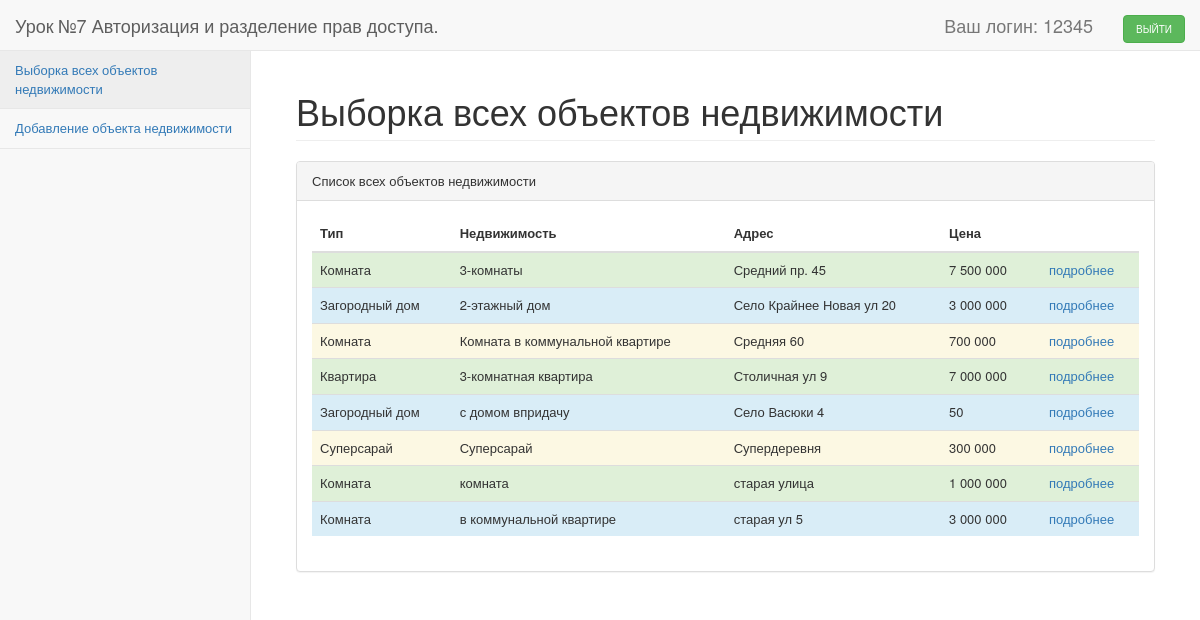
Screenshot of /index.php (signed in) with the database file from the repository.
### tables this page shows
CREATE TABLE IF NOT EXISTS `realty` (
  `id` int(10) unsigned NOT NULL AUTO_INCREMENT,
  `type_id` int(10) unsigned NOT NULL,
  `title` varchar(10000) NOT NULL,
  `address` varchar(1023) NOT NULL,
  `price` int(10) unsigned NOT NULL,
  PRIMARY KEY (`id`),
  UNIQUE KEY `id` (`id`),
  KEY `type_id` (`type_id`)
);

CREATE TABLE IF NOT EXISTS `realty_type` (
  `id` int(10) unsigned NOT NULL AUTO_INCREMENT,
  `title` varchar(255) NOT NULL,
  PRIMARY KEY (`id`),
  UNIQUE KEY `type_id_3` (`id`),
  KEY `type_id` (`id`),
  KEY `type_id_2` (`id`)
);

### functions.php (called while the page is built, shortened)
<?php
function render($view_name, $data = [], $realty_types =[], $with_layout = true)
{
    require_once("teamplates/$view_name.php");
    $content = ob_get_contents();
    if ($with_layout)
    {
        require_once("teamplates/layout/index.php");
        $content = ob_get_contents();
    }
    return $content;
}
function class_autoloader($classname)
{
    if (mb_substr($classname, 0, 10,'utf-8') === 'Controller')
    {
        $class_string = mb_substr($classname, 0, mb_strlen($classname,'utf-8'),'utf-8');
        $name = preg_replace('/([a-z])([A-Z])/', '$1_$2', $class_string);
        $file_name = "controller/".mb_strtolower($name,'utf-8').'.php';
    }
}

### controller/controller_realty.php (called while the page is built, shortened)
<?
class ControllerRealty
{
	function __construct()
    {
        global $system;
        if ($system->user->role != User::ROLE_USER && $system->user->role != User::ROLE_ADMIN)
        {
            header("Location: index.php?controller=controller_auth&redirect=login");
            die();
        }
    }
	public static function all_lines_controller()
	{
		$realty = Realty::all_lines();
		$types = RealtyType::all_lines();
		$types = RealtyType::type_id_array($types);
		return render("index_content",['realty' => $realty,
									   'realty_type' => $types
		]);
	}
}

### model/function_realty.php (called while the page is built, shortened)
<?php
class Realty extends Model
{
	public static function className()
    {
        return 'Realty';
    }
    public static function tableName()
    {
        return 'realty';
    }
	 public static function all_lines()
	{
		$result = parent::all_lines();
		$types = RealtyType::all_lines();
		$types = ArrayHelper::index($types,'id');
		foreach (array_keys($result) as $k)
        {
            $result[$k]->load_relations(
                [
                    'type' => $types[$result[$k]->type_id]
                ]
            );
        }
		return $result;
	}
	public function load($data = array(),$with_relations = false)
		{
			$result = parent::load($data);
			return $result;
		}
}

### system/model.class.php (called while the page is built, shortened)
<?
class Model
{
    protected static $fields = array();
    protected static $db = NULL;
    protected $data = array();
    protected $relations = array();
	public function __construct($id = NULL)
    {
        if (static::$fields === array())
        {
			static::init_fields();
        }
	}
	    public function __get($field)
    {
        if ((!in_array($field, static::$fields))&&(!in_array($field, $this->get_relation_fields())))
        {
            return self::FIELD_NOT_EXIST;
        }
        else
        {
            if (isset($this->data[$field]))
            {
                return $this->data[$field];
            }
            else
            {
                if (isset($this->relations[$field]))
                {
                    return $this->relations[$field];
                }
                else
                {
                    return NULL;
                }
            }
        }
    }
	protected static function get_db()
    {
        if (self::$db === NULL)
        {
            include("model/db.php");
            self::$db = $link;
        }
        return self::$db;
    }
	protected function get_relation_fields()
    {
        return array_keys($this->relations);
    }
	public static function all_lines()
	{
		$sql = "SELECT * FROM `".static::tableName()."` WHERE 1";
		$res = mysqli_query(self::get_db(), $sql) or die(mysqli_error(self::get_db()));
		$all = array();
		while ($row = mysqli_fetch_assoc($res))
		{
            $one = new $class_name();
            if ($one->load($row))
            {
                $all[] = $one;
            }
        }
        return $all;
	}
	public function load_relations($data = array())
    {
        foreach($data as $k => $v)
        {
            $this->relations[$k] = $v;
        }
        return true;
    }
	public function load($data = array())
    {
        foreach($data as $k => $v)
        {
            if (!in_array($k, static::$fields))
            {
                return self::FIELD_NOT_EXIST;
            }
            else
            {
                $this->data[$k] = $v;
            }
        }
        return true;
    }
	protected static function init_fields()
    {
        $query = "DESCRIBE `".static::tableName()."`";
        $result = mysqli_query(self::get_db(),$query);
        while($row = mysqli_fetch_assoc($result))
        {
            static::$fields[] = $row['Field'];
            if (strpos($row['Type'],'('))
            {
                $pie = explode('(',$row['Type'],2);
                $row['Type'] = $pie[0];
            }
        }
    }
}

### model/user_model.php (called while the page is built, shortened)
<?php
class User extends Model
{
    public static function tableName()
    {
        return 'users';
    }
    public function auth_flow()
    {
        if ((isset($_SESSION['username']))&&(isset($_SESSION['password'])))
        {
            $username = $_SESSION['username'];
            $password = $_SESSION['password'];
            $this->get_username($username);
            if ($this->password === $password)
            {
                return true;
            }
            else
            {
                $this->id = NULL;
                $this->username = NULL;
                $this->password = NULL;
                $this->salt = NULL;
                return false;
            }
        }
    }
    public function get_username($username)
    {
        $query = "SELECT * FROM `".static::tableName()."` WHERE `username` = '{$username}' LIMIT 1";
        $result = mysqli_query(self::get_db(),$query);
        if ($row = mysqli_fetch_assoc($result))
        {
            $this->load($row);
        }
    }
}

### system/system.class.php (called while the page is built)
<?php
Class System
{
    protected static $user;
    public function __get($field)
    {
        if ($field === 'user')
        {
            if (self::$user === NULL)
            {
                self::$user = new User();
                self::$user->auth_flow();
            }
            return self::$user;
        }
    }
}

### model/function_realty_type.php (called while the page is built, shortened)
<?
class RealtyType  extends Model
{
	 public static function className()
    {
        return 'RealtyType';
    }
    public static function tableName()
    {
        return 'realty_type';
	}
	 public static function type_id_array($all)
    {
        $result = array();
        foreach($all as $row)
        {
            $result[$row->id] = $row;
        }
        return $result;
    }
}

### system/helper/array.helper.php (called while the page is built, shortened)
<?php
Class ArrayHelper
{
    public static function index($array, $index)
    {
        $result = array();
        foreach($array as $a)
        {
            if (is_array($a))
            {
                if (!isset($a[$index])) continue;
                $result[$a[$index]] = $a;
            }
            else
            {
                if (is_object($a))
                {
                    $result[$a->$index] = $a;
                }
            }
        }
        return $result;
    }
}

### teamplates/index_content.php (the view, shortened to what this page needs)
<?
$line_color[] = 'success';
$line_color[] = 'info';
$line_color[] = 'warning';
$line_color[] = 'danger';
?>
        <div id="page-wrapper">
            <div class="container-fluid">
                <div class="row">
                    <div class="col-lg-12">
                        <h1 class="page-header">Выборка всех объектов недвижимости</h1>
                        <div class="panel panel-default">
                            <div class="panel-heading">
                                Список всех объектов недвижимости
                            </div>
                            <div class="panel-body">
                                <div class="table-responsive">
                                    <table class="table">
                                        <thead>
                                            <tr>
                                                <th>Тип</th>
                                                <th>Недвижимость</th>
                                                <th>Адрес</th>
                                                <th class = "price">Цена</th>
                                                <th></th>
                                            </tr>
                                        </thead>
                                        <tbody>
                                            <?php
										$i = 0;
										foreach($realty as $a)
										{
									?>
                                                <tr class="<?=$line_color[$i]?>">
                                                    <td>
                                                        <?= $a->type->title?>
                                                    </td>
                                                    <td>
                                                        <?= mb_substr($a->title, 0, 70, 'UTF-8')?>
                                                    </td>
                                                    <td>
                                                        <?= $a->address?>
                                                    </td>
                                                    <td>
                                                        <?= number_format($a->price, 0, ' ', ' ')?>
                                                    </td>
                                                    <td>
														<a href="index.php?redirect=one_line&id=<?= $a->id?>">подробнее</a>
													</td>
                                                </tr>
                                                <?php
										$i++;
										if($i == 3) $i = 0;
										}
									?>
                                        </tbody>
                                    </table>
                                </div>
                            </div>
                        </div>
                    </div>
                </div>
            </div>
        </div>

### teamplates/layout/index.php (shortened to what this page needs)
<!DOCTYPE html>
<html lang="en">
<head>
    <link href="bower_components/bootstrap/dist/css/bootstrap.min.css" rel="stylesheet">
    <link href="bower_components/metisMenu/dist/metisMenu.min.css" rel="stylesheet">
    <link href="dist/css/sb-admin-2.css" rel="stylesheet">
	<link href="dist/css/css_my.css" rel="stylesheet">
    <link href="bower_components/font-awesome/css/font-awesome.min.css" rel="stylesheet" type="text/css">
</head>
<body>
    <div id="wrapper">
        <nav class="navbar navbar-default navbar-static-top" role="navigation" style="margin-bottom: 0">
            <div class="navbar-header navbar-header-my">
                <a class="navbar-brand" href="index.php">Урок №7 Авторизация и разделение прав
доступа.</a>
				<ul class = "block-right-my">
					<li class = "navbar-brand navbar-brand-my">
						<span>
							<?if(isset($_SESSION['username']))
							{
								echo 'Ваш логин: '.$_SESSION['username'];?>
						</span>
					</li>
					<li class = "navbar-brand navbar-brand-my">
						<form method = "post">
							<?echo '<input class="btn btn-success btn-my" type = "submit" name = "exit_session" value = "ВЫЙТИ">';?>
						</form>
						<?}?>
					</li>
				</ul>
            </div>
            <div class="navbar-default sidebar" role="navigation">
                <div class="sidebar-nav navbar-collapse">
                    <ul class="nav" id="side-menu">
                        <li>
                            <a href="index.php"> Выборка всех объектов недвижимости</a>
                        </li>
                        <li>
                            <a href="index.php?redirect=add_line"> Добавление объекта недвижимости</a>
                        </li>
                    </ul>
                </div>
            </div>
        </nav>
        <?= $content ?>
    </div>
</body>
</html>

### index.php (shortened to what this page needs)
<?php
require_once "system/system.class.php";
require_once "system/model.class.php";
require_once "system/helper/array.helper.php";
require_once "model/function_realty.php";
require_once "model/function_realty_type.php";
require_once "model/user_model.php";
require_once "functions.php";
$system = new System();
if(isset($_GET['redirect']))
{
	$controller_action = $_GET['redirect'];
	if(isset($_GET['id']))
	{
		$id = $_GET['id'];
	}
}
else
{
	$controller_action = 'all_lines';
}
$controller_function_name = $controller_action."_controller";
$controller_object = new $controller_class_name();
$result = $controller_object->$controller_function_name();
if ($result) echo $result;

### rows the page displays
realty: type.title "Комната", title "3-комнаты", address "Средний пр. 45", price "7 500 000"
realty: type.title "Загородный дом", title "2-этажный дом", address "Село Крайнее Новая ул 20", price "3 000 000"
realty: type.title "Комната", title "Комната в коммунальной квартире", address "Средняя 60", price "700 000"
realty: type.title "Квартира", title "3-комнатная квартира", address "Столичная ул 9", price "7 000 000"
realty: type.title "Загородный дом", title "с домом впридачу", address "Село Васюки 4", price "50"
realty: type.title "Суперсарай", title "Суперсарай", address "Супердеревня", price "300 000"
realty: type.title "Комната", title "комната", address "старая улица", price "1 000 000"
realty: type.title "Комната", title "в коммунальной квартире", address "старая ул 5", price "3 000 000"

### other values shown
$_SESSION['username'] "12345"
